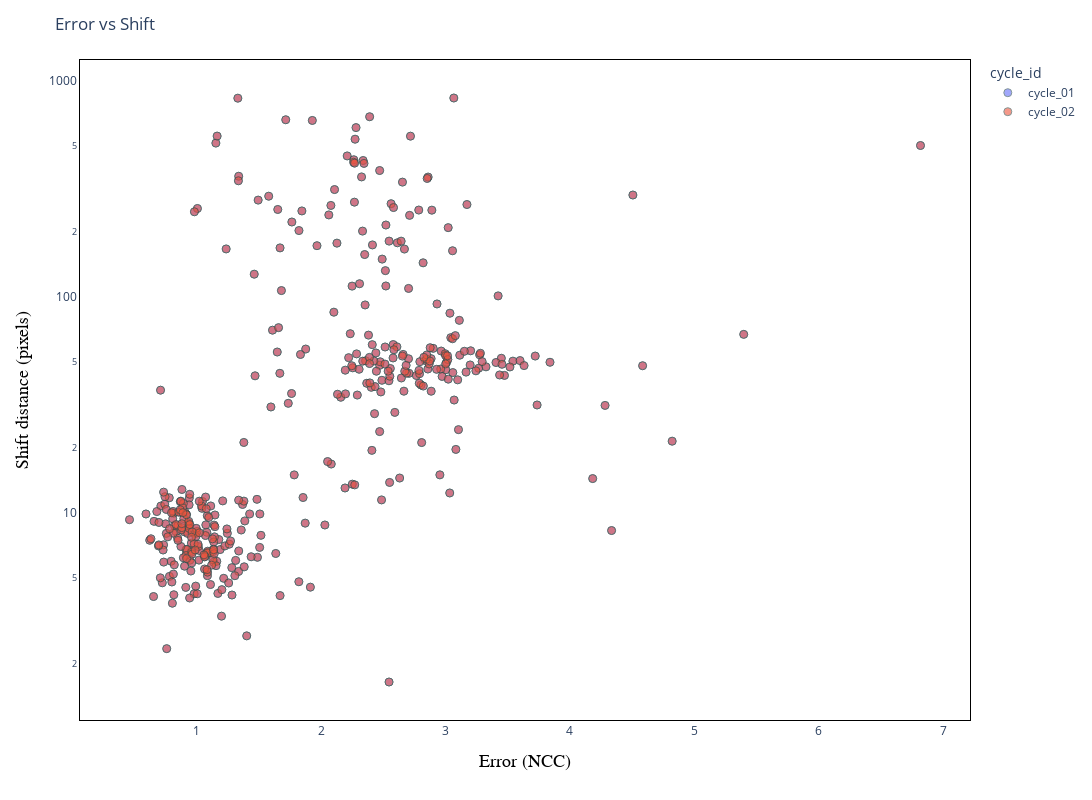

Notebook cell for this chart:
### Code cell
plot_scatter_shift_error(df)

### Figure 1 — Plotly figure (JSON) as saved in the notebook; plotly's stock layout.template omitted (floating-point values rounded to 4 significant figures; data arrays with more than 128 entries replaced by an {"elided": "..."} marker saying what was removed)
{"data": [{"hovertemplate": "cycle_id=cycle_01<br>X_Error=%{x}<br>Y_Shift=%{y}<extra></extra>", "legendgroup": "cycle_01", "marker": {"color": "#636efa", "line": {"color": "DarkSlateGrey", "width": 1}, "opacity": 0.6, "size": 8, "symbol": "circle"}, "mode": "markers", "name": "cycle_01", "orientation": "v", "showlegend": true, "type": "scatter", "x": {"elided": "398 float values"}, "xaxis": "x", "y": {"elided": "398 float values"}, "yaxis": "y"}, {"hovertemplate": "cycle_id=cycle_02<br>X_Error=%{x}<br>Y_Shift=%{y}<extra></extra>", "legendgroup": "cycle_02", "marker": {"color": "#EF553B", "line": {"color": "DarkSlateGrey", "width": 1}, "opacity": 0.6, "size": 8, "symbol": "circle"}, "mode": "markers", "name": "cycle_02", "orientation": "v", "showlegend": true, "type": "scatter", "x": {"elided": "398 float values"}, "xaxis": "x", "y": {"elided": "398 float values"}, "yaxis": "y"}], "layout": {"height": 800, "legend": {"title": {"text": "cycle_id"}, "tracegroupgap": 0}, "margin": {"t": 60}, "paper_bgcolor": "white", "plot_bgcolor": "white", "title": {"text": "Error vs Shift"}, "uniformtext": {"minsize": 12, "mode": "hide"}, "width": 1200, "xaxis": {"anchor": "y", "domain": [0, 1], "linecolor": "black", "mirror": true, "showline": true, "title": {"font": {"color": "black", "family": "Arial", "size": 18}, "text": "Error (NCC)"}}, "yaxis": {"anchor": "x", "domain": [0, 1], "linecolor": "black", "mirror": true, "nticks": 7, "showline": true, "title": {"font": {"color": "black", "family": "Arial", "size": 18}, "text": "Shift distance (pixels)"}, "type": "log"}}}
